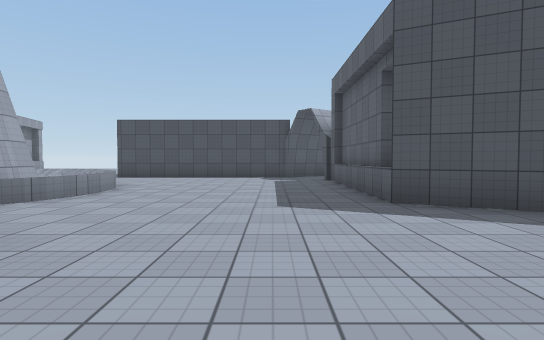
view 1 (above)

21 first-person views from a walk through a 3-D level made in the Unity game engine. The camera is 1.3 m above the floor, tilts 2° down and sees 80° across. The floor is counted in squares, 2 m on a side. Each view is taken from the middle of a square. On the plan, view 1 faces up. The plan holds only what a view shows up to about 10 squares ahead; the rest is blank. The place goes on beyond the plan. Some animated figures are left out. Surface patterns are stand-ins for the level's own textures.

view 2
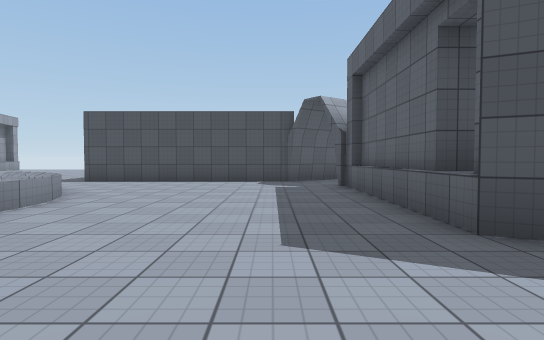

view 3
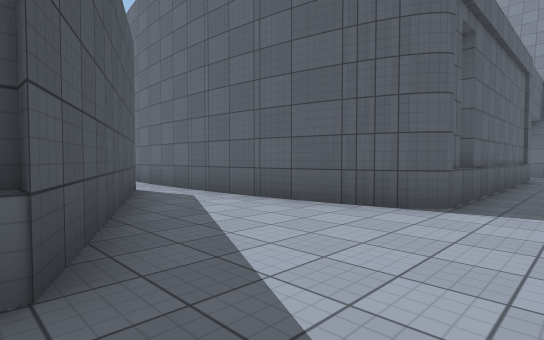

view 4
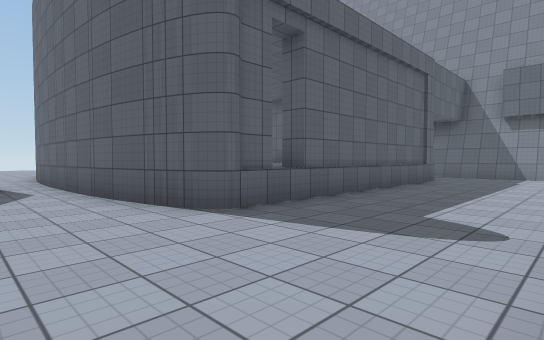

view 5
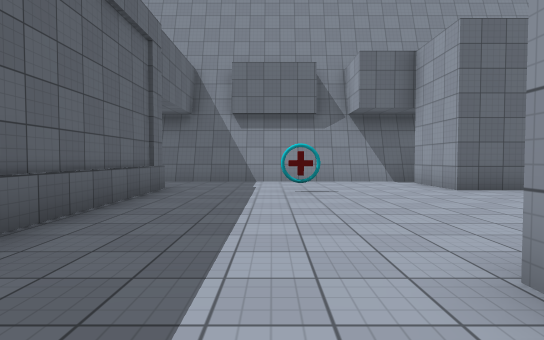

view 6
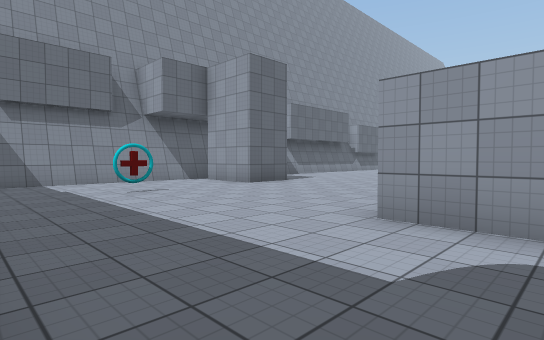

view 7
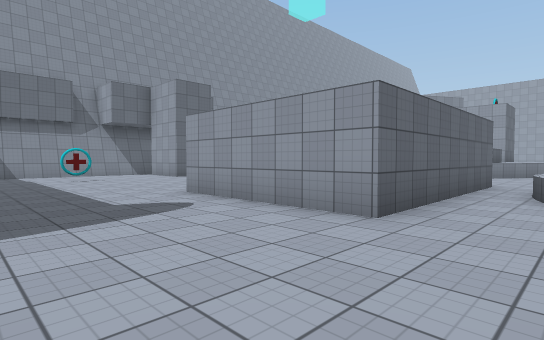

view 8
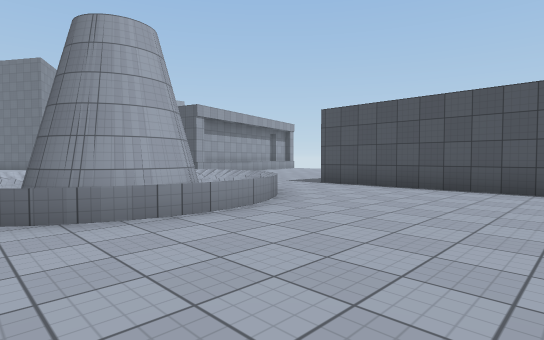

view 9
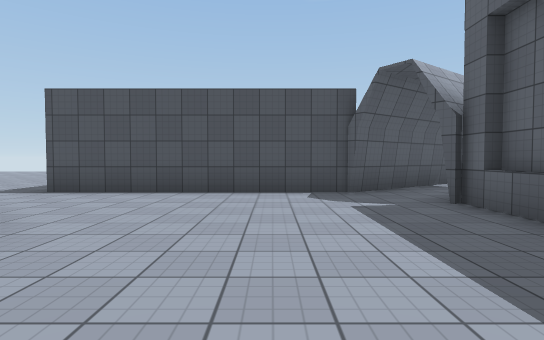

view 10
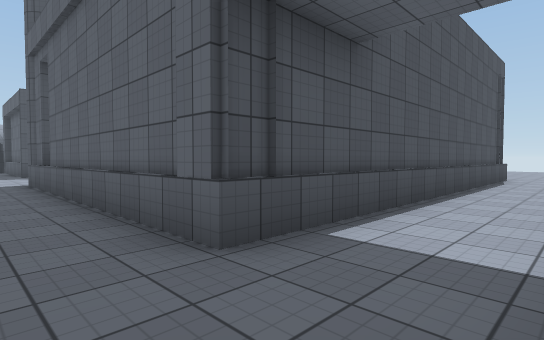

view 11
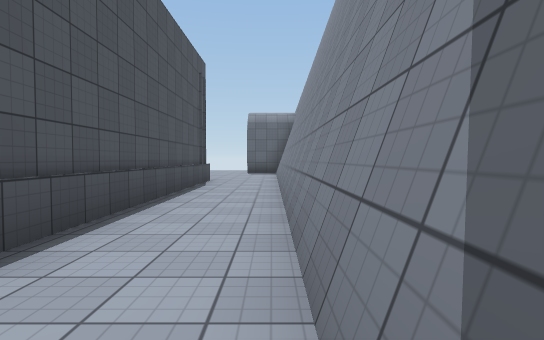

view 12
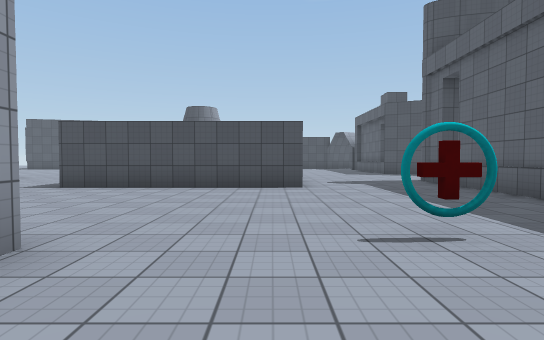

view 13
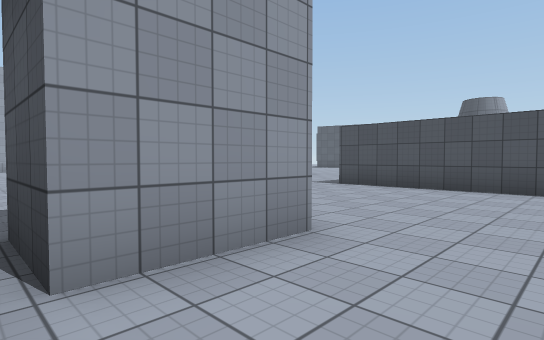

view 14
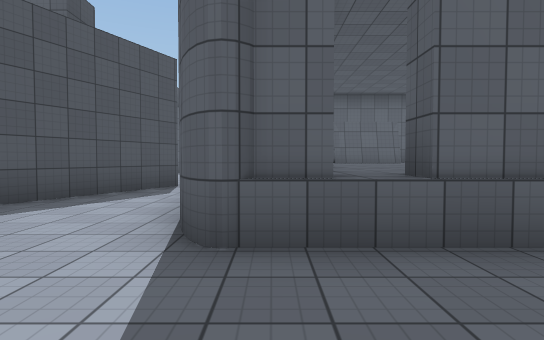

view 15
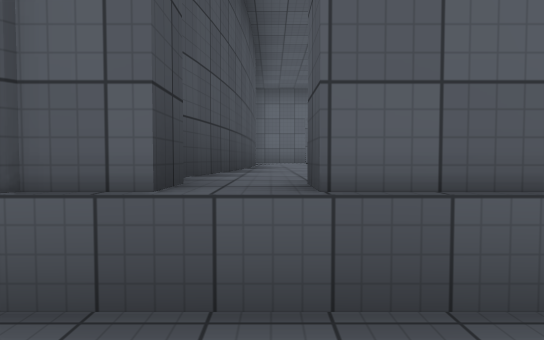

view 16
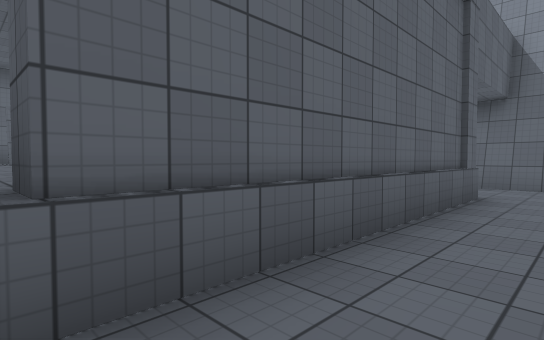

view 17
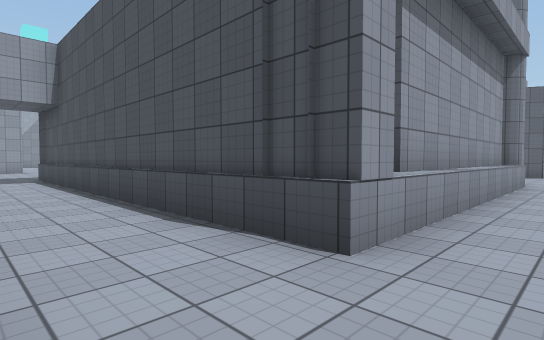

view 18
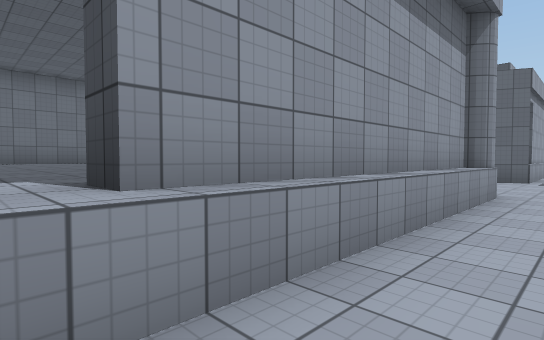

view 19
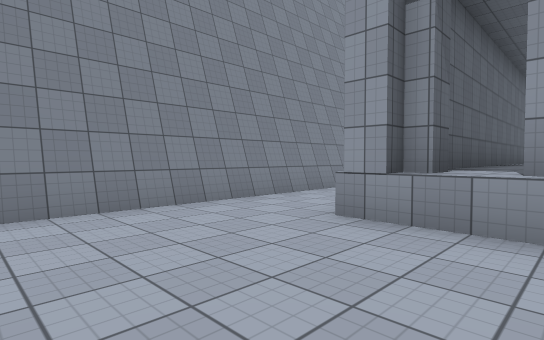

view 20
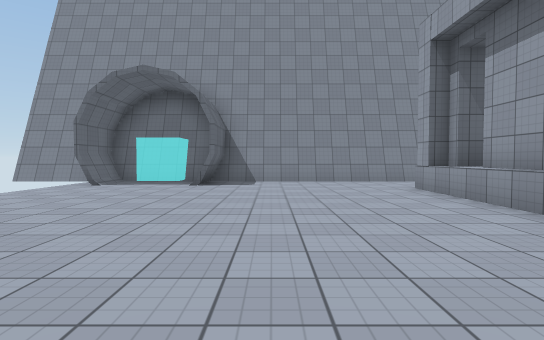

view 21
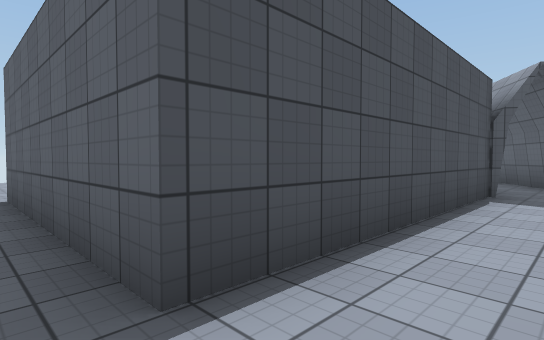

### Floor plan
Key: @ floor where view 1 was taken; # wall or solid block; . floor; / step, stairs or slope; = window, fence, low wall or low ledge; ^ raised ledge; O other object.
Columns run from 6 left of view 1 to 21 right of it. Each row starts with its distance up from view 1.
 18  .
 17  .
 16  #
 15 .#
 14 .#
 13 .#      ##
 12 .##########
 11 ......##.##
 10 ........##
  9 ^=......#
  8  ==.....#
  7 ##=.....#        #
  6 ##=.....##       #
  5 #^=.....##       #.
  4 ^=.......###     ..
  3 ...........###   ..
  2 ####............. .
  1    #.....######## .
  0    #..@.#^^      #.  .
 -1 ####....^^^^^^ ^ #.....
 -2 ........#^^^^^^^ #......
 -3 ........#   ^ ^^ #.......
 -4 ........#^^^^^ ^ #........
 -5 ........# ^^^^^^^#........
 -6 ....O...#   ^^^^^^.........
 -7 ##......##########.........
 -8 ##.....................#.=.
 -9 .//////////////////////#.#.#
-10                       ######

Where each view was taken, in squares from view 1:
view 1: 0 up, 0 right, facing up
view 2: 2 up, 0 right, facing up
view 3: 5 up, 0 right, facing down-right
view 4: 3 up, 2 left, facing down-right
view 5: 0 up, 1 left, facing down
view 6: 0 up, 1 right, facing down-left
view 7: 4 up, 1 right, facing down-left
view 8: 4 up, 0 right, facing up-left
view 9: 5 up, 1 left, facing up
view 10: 9 down, 0 right, facing up-right
view 11: 9 down, 2 right, facing right
view 12: 9 down, 3 left, facing up
view 13: 9 down, 3 left, facing up-left
view 14: 0 up, 1 left, facing right
view 15: 1 down, 0 right, facing right
view 16: 1 down, 0 right, facing down-right
view 17: 9 down, 13 right, facing up-left
view 18: 6 down, 13 right, facing up-left
view 19: 5 down, 15 right, facing down-left
view 20: 0 up, 15 right, facing down
view 21: 10 up, 6 left, facing up-right
